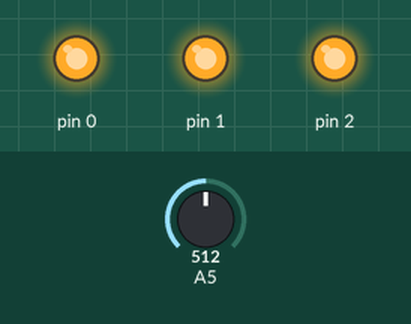
This sketch was run on a simulated Arduino Uno, built with avr-gcc and run on an emulated ATmega328P. Shown: output pins drawn as LEDs (lit = HIGH). The test bench sets the inputs (shaded band); at power-on: A5 = 512.

Above: at 1.2 s.
1.3 s: A5 set to 251
2.8 s: A5 set to 231
At 3.5 s:
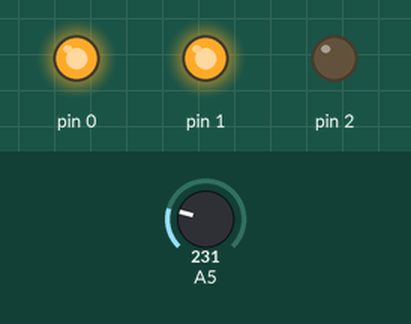
4.3 s: A5 set to 215
At 4.6 s:
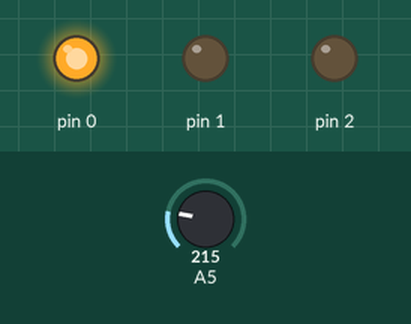
5.8 s: A5 set to 190
At 7.0 s:
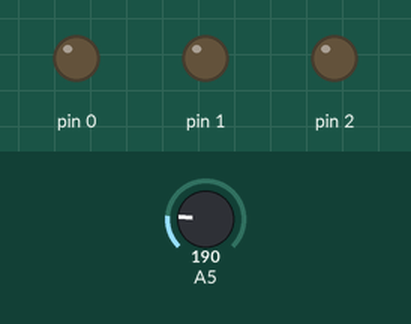
7.3 s: A5 set to 235
At 8.1 s:
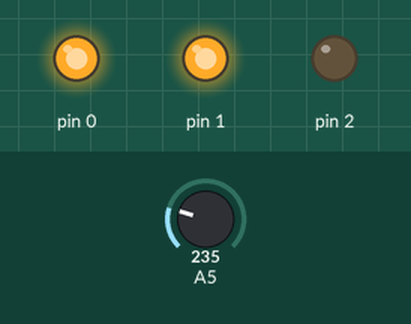
8.8 s: A5 set to 254
At 9.2 s:
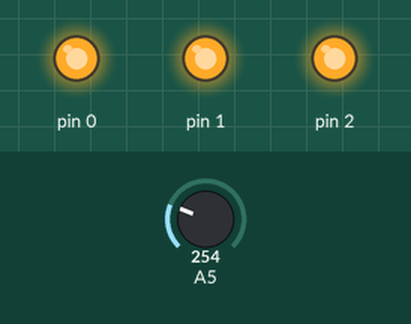
Timing chart, 0 to 11.3 s (numbered marks = the images above; inputs shaded):
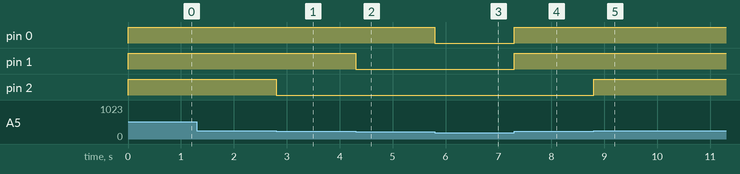

Measured:
- the behaviour switches between 245 and 244 on A5 (found by bisection; images 0 and 1)
- the behaviour switches between 206 and 205 on A5 (found by bisection; images 2 and 3)
- after the input at 1.3 s, every drawn part: stays the same
- after the input at 2.8 s, pin 2: HIGH → LOW at once
- after the input at 4.3 s, pin 1: HIGH → LOW at once
- after the input at 5.8 s, pin 0: HIGH → LOW at once
- after the input at 7.3 s, pin 0, pin 1: LOW → HIGH at once
- after the input at 8.8 s, pin 2: LOW → HIGH at once

The sketch:

temperature-sensor.ino
```cpp
void setup()
{
	pinMode(0, OUTPUT);
	pinMode(1, OUTPUT);
	pinMode(2, OUTPUT);
	pinMode(A5, INPUT);
}

void loop()
{
	static uint16_t voltage;

	voltage = analogRead(A5);
	if (voltage <= 205) {
		digitalWrite(0, LOW);
		digitalWrite(1, LOW);
		digitalWrite(2, LOW);
	} else if(voltage <= 225) {
		digitalWrite(0, HIGH);
		digitalWrite(1, LOW);
		digitalWrite(2, LOW);
	} else if(voltage <= 244) {
		digitalWrite(0, HIGH);
		digitalWrite(1, HIGH);
		digitalWrite(2, LOW);
	} else {
		digitalWrite(0, HIGH);
		digitalWrite(1, HIGH);
		digitalWrite(2, HIGH);
	}
}
```
